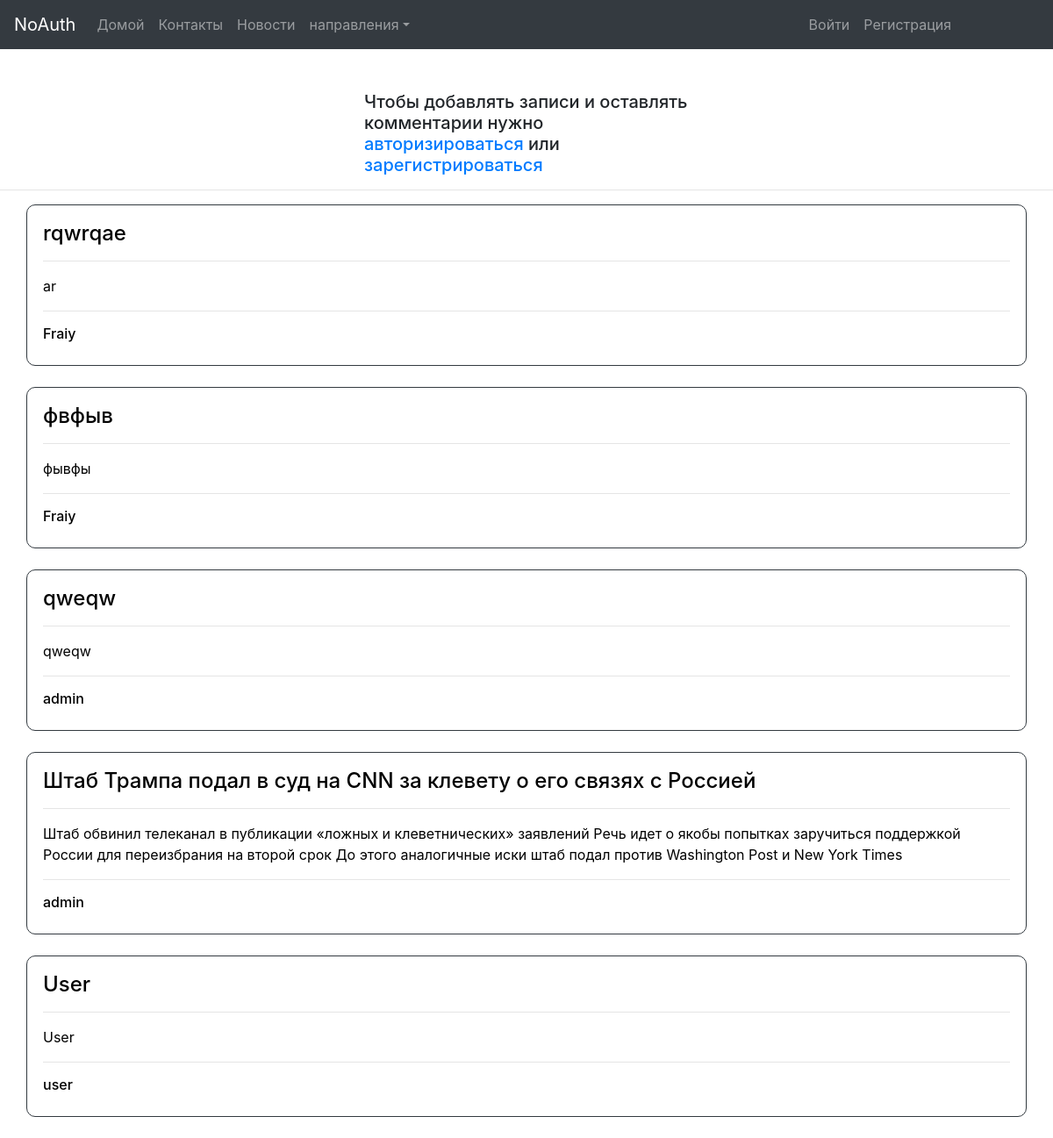
The page /news/index on the database as committed earlier.
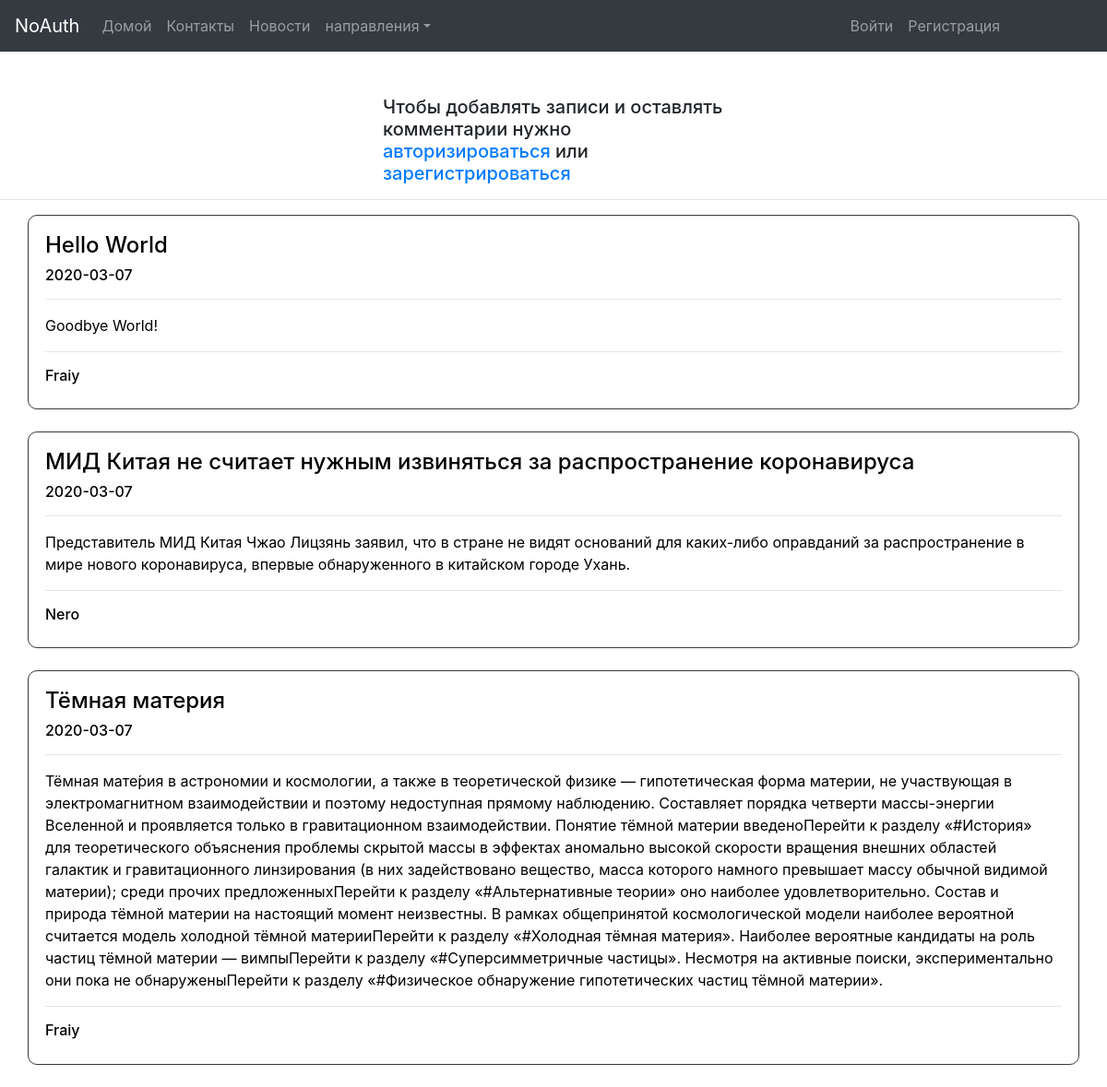
The same page on the database as committed later.
### tables this page shows
CREATE TABLE `news` (
  `id` int(11) NOT NULL,
  `title` text NOT NULL,
  `date` date NOT NULL,
  `text` text NOT NULL,
  `author` text NOT NULL
);

### application/core/view.php (called while the page is built)
<?php
class View
{
	function generate($content_view, $template_view, $data = null)
	{
		include 'application/views/'.$template_view;
	}
}
?>

### application/controllers/controller_news.php (called while the page is built, shortened)
<?php
class Controller_News extends Controller
{
	function __construct()
	{
		$this->model = new Model_News();
		$this->view = new View();
	}
	function action_index()
	{
		$news = $this->model->get_news();
		$this->view->generate('news_view.php', 'template_view.php', $news);
	}
}
?>

### application/bootstrap.php (called while the page is built, shortened)
<?php
require_once 'core/model.php';
require_once 'core/view.php';
Route::start();
?>

### application/core/model.php (called while the page is built, shortened)
<?php
class Model
{
	public function __construct()
    {
        mysqli_set_charset($this->link = new mysqli(
            $GLOBALS['host'],
            $GLOBALS['user'],
            $GLOBALS['password'],
            $GLOBALS['database']
        ), 'utf8');
    }
}
?>

### application/models/Model_news.php (called while the page is built, shortened)
<?php
class Model_News extends Model
{
  public function get_news()
  {
    $query = 'SELECT * FROM `news`';
    $result = mysqli_query($this->link, $query);
    return $result;
  }
}
?>

### application/views/news_view.php (the view, shortened to what this page needs)
<br><br>
<div class="container col-4">
<?php if (isset($_SESSION['login'])) {?>
  <form method="post" action="/news/addPage/">
    <table>
      <tr>
        <td>
          <h4>Добро пожаловать <?php echo $_SESSION['login']; ?>&nbsp;&nbsp;&nbsp;&nbsp;</h4>
        </td>
        <td>
          <input type="submit" class="form-control btn btn-dark" name="add"  value="Добавить новость">
        </td>
      </tr>
    </table>
  </form>
<?php } else {?>
  <h5>Чтобы добавлять записи и оставлять комментарии нужно <a href="/User/index">авторизироваться</a> или <a href="/User/registrationPage">зарегистрироваться</a></h5></p>
<?php } ?>
</div>
<hr>
<?php foreach ($data as $row){?>
  <div class="container" style = "border:solid #333A40 1px; border-radius: 10px; padding:18px;">
    <a style = "color:black; text-decoration: none;" href="/news/Page/?
      id=<?php echo $row['id'];?>
      &title=<?php echo $row['title'];?>
      &data=<?php echo $row['date'];?>
      &author=<?php echo $row['author'];?>
      &text=<?php echo $row['text'];?>">
        <h4> <?php echo $row['title'];?></h4>
        <h6> <?php echo $row['date']; ?></h6>
      <hr>
      <div class=""><?php echo $row['text'];?></div><hr>
      <div class=""><h6><?php echo $row['author'];?></h6></div>
      </a>
  </div>
  <br>
<?php } ?>

Rows that differ between the two databases and show on the page:
removed news: title "rqwrqae", text "ar", author "Fraiy"
removed news: title "фвфыв", text "фывфы", author "Fraiy"
removed news: title "qweqw", text "qweqw", author "admin"
removed news: title "Штаб Трампа подал в суд на CNN за клевету о его связях с Россией", text "Штаб обвинил телеканал в публикации «ложных и клеветнических» заявлений Речь идет о якобы попытках заручиться поддержкой России для переизбрания на второй срок До этого аналогичные иски штаб подал против Washington Post и New York Times", author "admin"
removed news: title "User", text "User", author "user"
added news: title "Hello World", date "2020-03-07", text "Goodbye World!", author "Fraiy"
added news: title "МИД Китая не считает нужным извиняться за распространение коронавируса", date "2020-03-07", text "Представитель МИД Китая Чжао Лицзянь заявил, что в стране не видят оснований для каких-либо оправданий за распространение в мире нового коронавируса, впервые обнаруженного в китайском городе Ухань.", author "Nero"
added news: title "Тёмная материя", date "2020-03-07", text "Тёмная мате́рия в астрономии и космологии, а также в теоретической физике — гипотетическая форма материи, не участвующая в электромагнитном взаимодействии и поэтому недоступная прямому наблюдению. Составляет порядка четверти массы-энергии Вселенной и проявляется только в гравитационном взаимодействии. Понятие тёмной материи введеноПерейти к разделу «#История» для теоретического объяснения проблемы скрытой массы в эффектах аномально высокой скорости вращения внешних областей галактик и гравитационного линзирования (в них задействовано вещество, масса которого намного превышает массу обычной видимой материи); среди прочих предложенныхПерейти к разделу «#Альтернативные теории» оно наиболее…", author "Fraiy"
